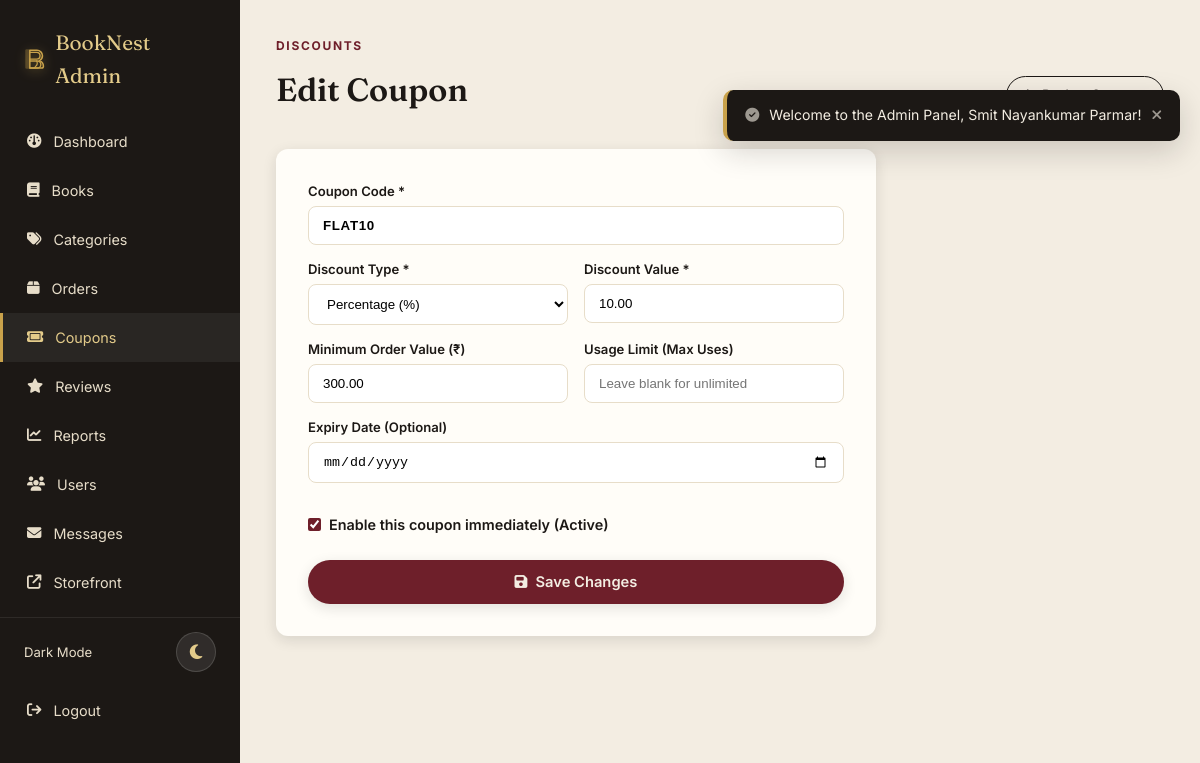
Page /admin/coupon_form.php?id=1 (signed in) on the committed database.
### tables this page shows
CREATE TABLE `coupons` (
  `id` int unsigned NOT NULL AUTO_INCREMENT,
  `code` varchar(40) NOT NULL,
  `discount_type` enum('percent','flat') NOT NULL DEFAULT 'percent',
  `discount_value` decimal(10,2) NOT NULL,
  `min_order_value` decimal(10,2) NOT NULL DEFAULT '0.00',
  `max_uses` int unsigned DEFAULT NULL,
  `used_count` int unsigned NOT NULL DEFAULT '0',
  `expires_at` date DEFAULT NULL,
  `active` tinyint(1) NOT NULL DEFAULT '1',
  `created_at` timestamp NOT NULL DEFAULT CURRENT_TIMESTAMP,
  PRIMARY KEY (`id`),
  UNIQUE KEY `code` (`code`),
  KEY `idx_coupons_active_exp` (`active`,`expires_at`)
);

### includes/functions.php (called while the page is built, shortened)
<?php
function h($str) {
    return htmlspecialchars($str ?? '', ENT_QUOTES, 'UTF-8');
}

### admin/coupon_form.php (the view, shortened to what this page needs)
<?php
require_once '../config.php';
require_once '../includes/functions.php';
$id = (int) ($_GET['id'] ?? 0);
$coupon = [
    'code' => '',
    'discount_type' => 'percent',
    'discount_value' => '10',
    'min_order_value' => '0',
    'max_uses' => '',
    'expires_at' => '',
    'active' => 1
];
if ($id) {
    $stmt = $pdo->prepare('SELECT * FROM coupons WHERE id = ?');
    $stmt->execute([$id]);
    $existing = $stmt->fetch();
    if ($existing) {
        $coupon = $existing;
    } else {
        flash('error', 'Coupon not found.');
        redirect('coupons.php');
    }
}
require_once 'includes/admin_header.php';
?>
<div class="section-head">
  <div>
    <span class="eyebrow">Discounts</span>
    <h2><?= $id ? 'Edit Coupon' : 'Add New Coupon'; ?></h2>
  </div>
  <a href="coupons.php" class="btn btn-outline btn-sm"><i class="fas fa-arrow-left"></i> Back to Coupons</a>
</div>
<form action="" method="post" class="admin-form" style="max-width:600px; background:#fffdf8; padding:32px; border-radius:12px; box-shadow:var(--shadow-sm);">
  <label for="code">Coupon Code *</label>
  <input type="text" id="code" name="code" required value="<?= h($coupon['code']); ?>" placeholder="e.g. FESTIVAL20" style="text-transform:uppercase; font-weight:700; letter-spacing:.05em;" autofocus>
  <div style="display:grid; grid-template-columns:1fr 1fr; gap:16px;">
    <div>
      <label for="discount_type">Discount Type *</label>
      <select id="discount_type" name="discount_type">
        <option value="percent" <?= $coupon['discount_type'] === 'percent' ? 'selected' : ''; ?>>Percentage (%)</option>
      </select>
    </div>
    <div>
      <label for="discount_value">Discount Value *</label>
      <input type="number" id="discount_value" name="discount_value" step="0.01" min="0.01" required value="<?= h($coupon['discount_value']); ?>" placeholder="e.g. 10 or 50.00">
    </div>
  </div>
  <div style="display:grid; grid-template-columns:1fr 1fr; gap:16px;">
    <div>
      <label for="min_order_value">Minimum Order Value (₹)</label>
      <input type="number" id="min_order_value" name="min_order_value" step="0.01" min="0" value="<?= h($coupon['min_order_value']); ?>" placeholder="0 for no minimum">
    </div>
    <div>
      <label for="max_uses">Usage Limit (Max Uses)</label>
      <input type="number" id="max_uses" name="max_uses" min="1" value="<?= h($coupon['max_uses'] ?? ''); ?>" placeholder="Leave blank for unlimited">
    </div>
  </div>
  <label for="expires_at">Expiry Date (Optional)</label>
  <input type="date" id="expires_at" name="expires_at" value="<?= h($coupon['expires_at'] ?? ''); ?>">
  <div style="margin:16px 0 24px;">
    <label style="display:flex; align-items:center; gap:8px; cursor:pointer; font-size:.9rem;">
      <input type="checkbox" name="active" value="1" <?= $coupon['active'] ? 'checked' : ''; ?> style="width:auto; margin:0; accent-color:var(--wine);">
      Enable this coupon immediately (Active)
    </label>
  </div>
  <button type="submit" class="btn btn-primary" style="width:100%;">
    <i class="fas fa-floppy-disk"></i> <?= $id ? 'Save Changes' : 'Create Coupon'; ?>
  </button>
</form>
<?php require_once 'includes/admin_footer.php'; ?>

### rows in the picture
coupons: code "FLAT10", discount_type "Percentage (%)", discount_value "10.00", min_order_value "300.00", active "☑"
